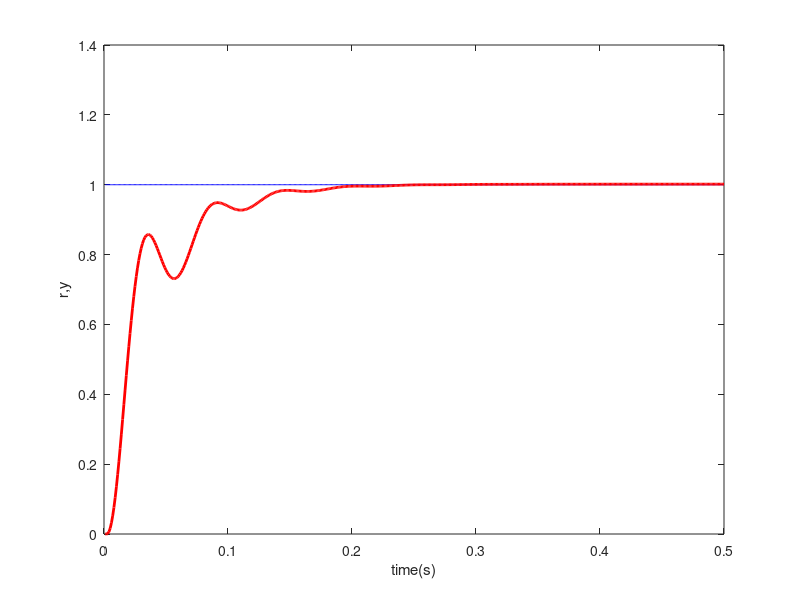

Reproduce this figure in MATLAB.
% PID Controller
clear all;
close all;
ts=0.001;

sys=tf(5.235e005,[1,87.35,1.047e004,0]); %Plant
dsys=c2d(sys,ts,'z');
[num,den]=tfdata(dsys,'v');

u_1=0;u_2=0;u_3=0;u_4=0;
y_1=0;y_2=0;y_3=0;

ei=0;

kp=0.6; % 0.96
ki=0.03; % 0.03
kd=0.01; % 0.01

error_1=0;
for k=1:1:500
    time(k)=k*ts;
    yd(k)=1.0;
    y(k)=-den(2)*y_1-den(3)*y_2-den(4)*y_3+num(1)*u_1+num(2)*u_2+num(3)*u_3+num(4)*u_4;
    
    error(k)=yd(k)-y(k); % Calculating P
    derror(k)=error(k)-error_1; % Calculating D
    ei=ei+error(k)*ts;
    u(k)=kp*error(k)+kd*derror(k)/ts+ki*ei; %PID Controller
    u_4=u_3;u_3=u_2;u_2=u_1;u_1=u(k);
    y_3=y_2;y_2=y_1;y_1=y(k);
    error_1=error(k);
end
figure(1);
plot(time,yd,'b',time,y,'r','linewidth',2);
xlabel('time(s)');ylabel('r,y');
% figure(2);
% plot(time,yd-y,'r','linewidth',2);
% xlabel('time(s)');ylabel('error');